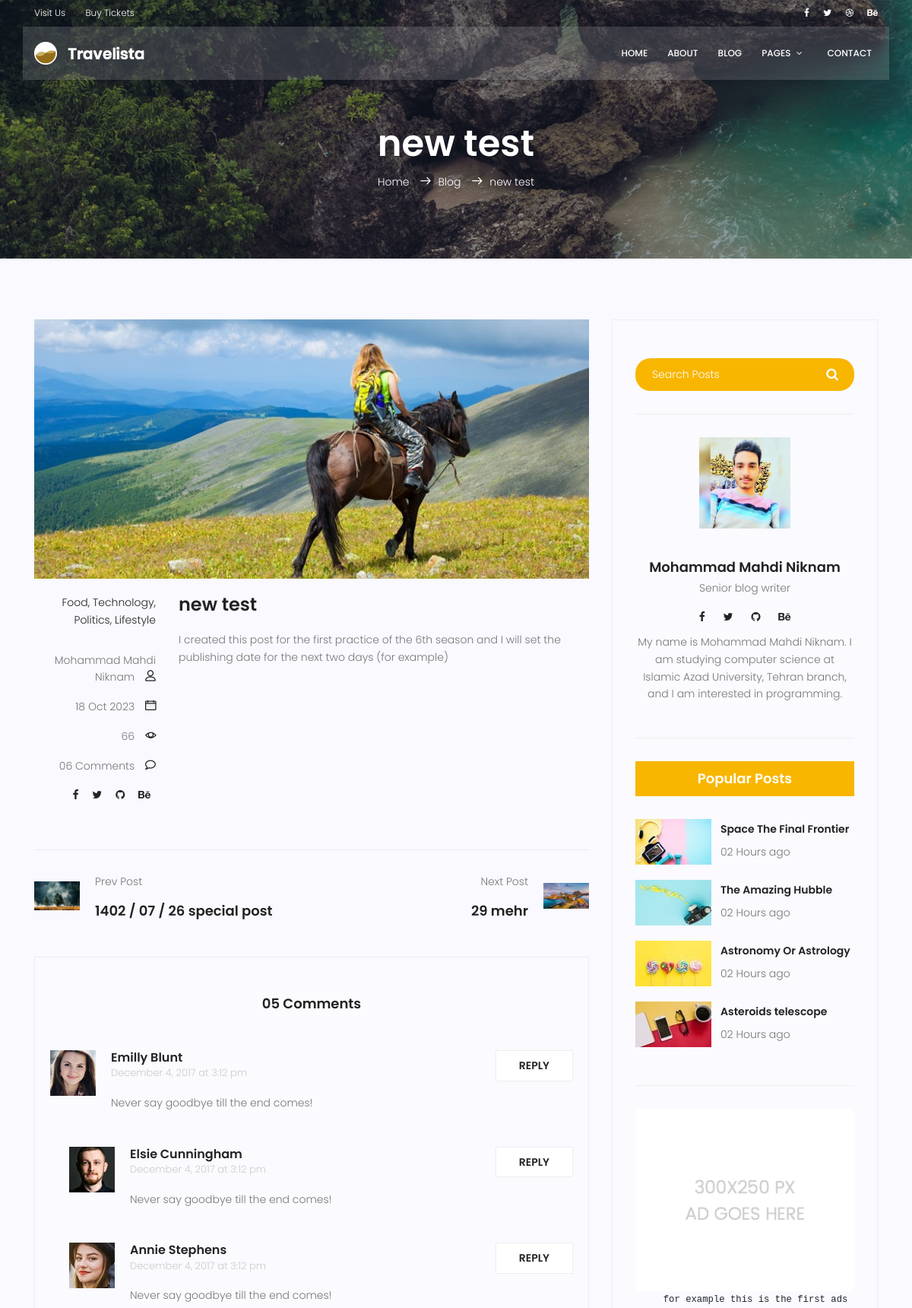
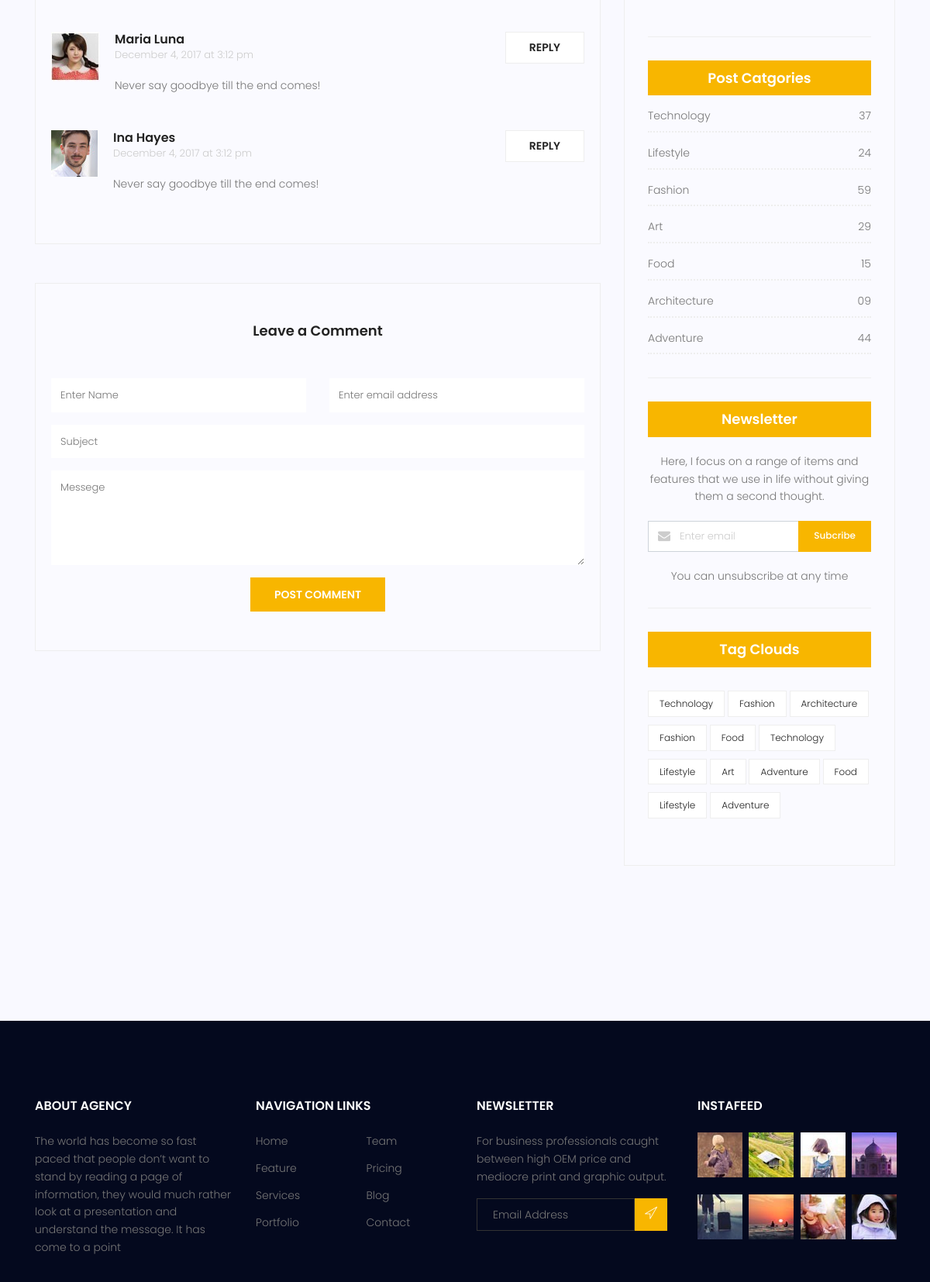
Screenshot of /blog/9 (upper part) with the database file from the repository (2 pictures, top to bottom).
### blog/models.py (models this page shows, shortened)
class Post(models.Model) :
    image = models.ImageField(upload_to='blog/', default='blog/default.jpg')
    author = models.ForeignKey(User, on_delete=models.SET_NULL, null=True) # on_delete=models.CASCADE
    title = models.CharField(max_length=255)
    content = models.TextField()
    category = models.ManyToManyField(Category)
    counted_views = models.IntegerField(default=0)
    status = models.BooleanField(default=False)
    published_date = models.DateTimeField(null=True) #(خودمون تعریفش میکنیم کی پابلیش بشه)
    created_date = models.DateTimeField(auto_now_add=True)
    updated_date = models.DateTimeField(auto_now=True)
    class Meta :
        ordering = ['-published_date']

### blog/views.py (the view)
# urls.py: path('<int:pid>', blog_single, name='single'),
def blog_single(request, pid):
    now = timezone.now()
    posts = Post.objects.filter(status=1).exclude(published_date__gt=now)
    post = get_object_or_404(posts, pk=pid)
    post.counted_views += 1
    post.save()
    prev = Post.objects.filter(status=1, published_date__lt=post.published_date).exclude(pk=post.pk).order_by('-published_date').first()
    next = Post.objects.filter(status=1, published_date__gt=post.published_date).exclude(pk=post.pk).order_by('published_date').first()
    if next.published_date < now :
        pass
    else :
        next = None
    context = {'post': post, 'prev': prev, 'next': next}
    return render(request, 'blog/blog-single.html', context)

### templates/blog/blog-single.html (shortened to what this page needs)
{% extends "base.html" %}
{% load static %}
{% block content %}
<section class="relative about-banner">
	<div class="overlay overlay-bg"></div>
	<div class="container">
		<div class="row d-flex align-items-center justify-content-center">
			<div class="about-content col-lg-12">
				<h1 class="text-white">
					{{post.title}}
				</h1>
				<p class="text-white link-nav"><a href="{% url 'website:index' %}">Home </a> <span
						class="lnr lnr-arrow-right"></span><a href="{% url 'blog:index' %}">Blog</a> <span
						class="lnr lnr-arrow-right"></span>{{post.title}}</p>
			</div>
		</div>
	</div>
</section>
<section class="post-content-area single-post-area">
	<div class="container">
		<div class="row">
			<div class="col-lg-8 posts-list">
				<div class="single-post row">
					<div class="col-lg-12">
						<div class="feature-img">
							<img class="img-fluid" src="{% static 'img/blog/feature-img1.jpg' %}" alt="">
						</div>
					</div>
					<div class="col-lg-3  col-md-3 meta-details">
						<ul class="tags">
							<li><a href="#">Food,</a></li>
							<li><a href="#">Technology,</a></li>
							<li><a href="#">Politics,</a></li>
							<li><a href="#">Lifestyle</a></li>
						</ul>
						<div class="user-details row">
							<p class="user-name col-lg-12 col-md-12 col-6"><a href="#">{{post.author.get_full_name}}</a> <span
									class="lnr lnr-user"></span></p>
							<p class="date col-lg-12 col-md-12 col-6"><a href="#">{{post.created_date|date:"d M Y"}}</a> <span
									class="lnr lnr-calendar-full"></span></p>
							<p class="view col-lg-12 col-md-12 col-6"><a href="#">{{post.counted_views}}</a> <span
									class="lnr lnr-eye"></span></p>
							<p class="comments col-lg-12 col-md-12 col-6"><a href="#">06 Comments</a> <span
									class="lnr lnr-bubble"></span></p>
							<ul class="social-links col-lg-12 col-md-12 col-6">
								<li><a href="#"><i class="fa fa-facebook"></i></a></li>
								<li><a href="#"><i class="fa fa-twitter"></i></a></li>
								<li><a href="#"><i class="fa fa-github"></i></a></li>
								<li><a href="#"><i class="fa fa-behance"></i></a></li>
							</ul>
						</div>
					</div>
					<div class="col-lg-9 col-md-9">
						<h3 class="mt-20 mb-20">{{post.title}}</h3>
						<p>
							{{post.content}}
						</p>
					</div>
				</div>
				<div class="navigation-area">
					<div class="row">
						<div
							class="col-lg-6 col-md-6 col-12 nav-left flex-row d-flex justify-content-start align-items-center">
							<div class="thumb">
								<a href="{{prev.id}}"><img class="img-fluid" src="{{prev.image.url}}" width="60" height="60" alt=""></a>
							</div>
							<div class="arrow">
								<a href="#"></a>
							</div>
							<div class="detials">
								<p>Prev Post</p>
								<a href="{{prev.id}}">
									<h4>{{prev.title}}</h4>
								</a>
							</div>
						</div>
						<div
							class="col-lg-6 col-md-6 col-12 nav-right flex-row d-flex justify-content-end align-items-center">
							<div class="detials">
								<p>Next Post</p>
								<a href="{{next.id}}">
									<h4>{{next.title}}</h4>
								</a>
							</div>
							<div class="arrow">
								<a href="#"></a>
							</div>
							<div class="thumb">
								<a href="{{next.id}}"><img class="img-fluid" src="{{next.image.url}}" width="60" height="60" alt=""></a>
							</div>
						</div>
					</div>
				</div>
				<div class="comments-area">
					<h4>05 Comments</h4>
					<div class="comment-list">
						<div class="single-comment justify-content-between d-flex">
							<div class="user justify-content-between d-flex">
								<div class="thumb">
									<img src="{% static 'img/blog/c1.jpg' %}" alt="">
								</div>
								<div class="desc">
									<h5><a href="#">Emilly Blunt</a></h5>
									<p class="date">December 4, 2017 at 3:12 pm </p>
									<p class="comment">
										Never say goodbye till the end comes!
									</p>
								</div>
							</div>
							<div class="reply-btn">
								<a href="" class="btn-reply text-uppercase">reply</a>
							</div>
						</div>
					</div>
					<div class="comment-list left-padding">
						<div class="single-comment justify-content-between d-flex">
							<div class="user justify-content-between d-flex">
								<div class="thumb">
									<img src="{% static 'img/blog/c2.jpg' %}" alt="">
								</div>
								<div class="desc">
									<h5><a href="#">Elsie Cunningham</a></h5>
									<p class="date">December 4, 2017 at 3:12 pm </p>
									<p class="comment">
										Never say goodbye till the end comes!
									</p>
								</div>
							</div>
							<div class="reply-btn">
								<a href="" class="btn-reply text-uppercase">reply</a>
							</div>
						</div>
					</div>
					<div class="comment-list left-padding">
						<div class="single-comment justify-content-between d-flex">
							<div class="user justify-content-between d-flex">
								<div class="thumb">
									<img src="{% static 'img/blog/c3.jpg' %}" alt="">
								</div>
								<div class="desc">
									<h5><a href="#">Annie Stephens</a></h5>
									<p class="date">December 4, 2017 at 3:12 pm </p>
									<p class="comment">
										Never say goodbye till the end comes!
									</p>
								</div>
							</div>
							<div class="reply-btn">
								<a href="" class="btn-reply text-uppercase">reply</a>
							</div>
						</div>
					</div>
					<div class="comment-list">
						<div class="single-comment justify-content-between d-flex">
							<div class="user justify-content-between d-flex">
								<div class="thumb">
									<img src="{% static 'img/blog/c4.jpg' %}" alt="">
								</div>
								<div class="desc">
									<h5><a href="#">Maria Luna</a></h5>
									<p class="date">December 4, 2017 at 3:12 pm </p>
									<p class="comment">
										Never say goodbye till the end comes!
									</p>
								</div>
							</div>
							<div class="reply-btn">
								<a href="" class="btn-reply text-uppercase">reply</a>
							</div>
						</div>
					</div>
					<div class="comment-list">
						<div class="single-comment justify-content-between d-flex">
							<div class="user justify-content-between d-flex">
								<div class="thumb">
									<img src="{% static 'img/blog/c5.jpg' %}" alt="">
								</div>
								<div class="desc">
									<h5><a href="#">Ina Hayes</a></h5>
									<p class="date">December 4, 2017 at 3:12 pm </p>
									<p class="comment">
										Never say goodbye till the end comes!
									</p>
								</div>
							</div>
							<div class="reply-btn">
								<a href="" class="btn-reply text-uppercase">reply</a>
							</div>
						</div>
					</div>
				</div>
				<div class="comment-form">
					<h4>Leave a Comment</h4>
					<form>
						<div class="form-group form-inline">
							<div class="form-group col-lg-6 col-md-12 name">
								<input type="text" class="form-control" id="name" placeholder="Enter Name"
									onfocus="this.placeholder = ''" onblur="this.placeholder = 'Enter Name'">
							</div>
							<div class="form-group col-lg-6 col-md-12 email">
								<input type="email" class="form-control" id="email" placeholder="Enter email address"
									onfocus="this.placeholder = ''" onblur="this.placeholder = 'Enter email address'">
							</div>
						</div>
						<div class="form-group">
							<input type="text" class="form-control" id="subject" placeholder="Subject"
								onfocus="this.placeholder = ''" onblur="this.placeholder = 'Subject'">
						</div>
						<div class="form-group">
							<textarea class="form-control mb-10" rows="5" name="message" placeholder="Messege"
								onfocus="this.placeholder = ''" onblur="this.placeholder = 'Messege'"
								required=""></textarea>
						</div>
						<a href="#" class="primary-btn text-uppercase">Post Comment</a>
					</form>
				</div>
			</div>
			<div class="col-lg-4 sidebar-widgets">
				<div class="widget-wrap">
					<div class="single-sidebar-widget search-widget">
						<form class="search-form" action="#">
							<input placeholder="Search Posts" name="search" type="text" onfocus="this.placeholder = ''"
								onblur="this.placeholder = 'Search Posts'">
							<button type="submit"><i class="fa fa-search"></i></button>
						</form>
					</div>
					{% include 'blog/blog-writer.html' %}
					<div class="single-sidebar-widget popular-post-widget">
						<h4 class="popular-title">Popular Posts</h4>
						<div class="popular-post-list">
							<div class="single-post-list d-flex flex-row align-items-center">
								<div class="thumb">
									<img class="img-fluid" src="{% static 'img/blog/pp1.jpg' %}" alt="">
								</div>
								<div class="details">
									<a href="blog-single.html">
										<h6>Space The Final Frontier</h6>
									</a>
									<p>02 Hours ago</p>
								</div>
							</div>
							<div class="single-post-list d-flex flex-row align-items-center">
								<div class="thumb">
									<img class="img-fluid" src="{% static 'img/blog/pp2.jpg' %}" alt="">
								</div>
								<div class="details">
									<a href="blog-single.html">
										<h6>The Amazing Hubble</h6>
									</a>
									<p>02 Hours ago</p>
								</div>
							</div>
							<div class="single-post-list d-flex flex-row align-items-center">
								<div class="thumb">
									<img class="img-fluid" src="{% static 'img/blog/pp3.jpg' %}" alt="">
								</div>
								<div class="details">
									<a href="blog-single.html">
										<h6>Astronomy Or Astrology</h6>
									</a>
									<p>02 Hours ago</p>
								</div>
							</div>
							<div class="single-post-list d-flex flex-row align-items-center">
								<div class="thumb">
									<img class="img-fluid" src="{% static 'img/blog/pp4.jpg' %}" alt="">
								</div>
								<div class="details">
									<a href="blog-single.html">
										<h6>Asteroids telescope</h6>
									</a>
									<p>02 Hours ago</p>
								</div>
							</div>
						</div>
					</div>
					{% include 'blog/blog-ads.html' %}
					<div class="single-sidebar-widget post-category-widget">
						<h4 class="category-title">Post Catgories</h4>
						<ul class="cat-list">
							<li>
								<a href="#" class="d-flex justify-content-between">
									<p>Technology</p>
									<p>37</p>
								</a>
							</li>
							<li>
								<a href="#" class="d-flex justify-content-between">
									<p>Lifestyle</p>
									<p>24</p>
								</a>
							</li>
							<li>
								<a href="#" class="d-flex justify-content-between">
									<p>Fashion</p>
									<p>59</p>
								</a>
							</li>
							<li>
								<a href="#" class="d-flex justify-content-between">
									<p>Art</p>
									<p>29</p>
								</a>
							</li>
							<li>
								<a href="#" class="d-flex justify-content-between">
									<p>Food</p>
									<p>15</p>
								</a>
							</li>
							<li>
								<a href="#" class="d-flex justify-content-between">
									<p>Architecture</p>
									<p>09</p>
								</a>
							</li>
							<li>
								<a href="#" class="d-flex justify-content-between">
									<p>Adventure</p>
									<p>44</p>
								</a>
							</li>
						</ul>
					</div>
					<div class="single-sidebar-widget newsletter-widget">
						<h4 class="newsletter-title">Newsletter</h4>
						<p>
							Here, I focus on a range of items and features that we use in life without
							giving them a second thought.
						</p>
						<div class="form-group d-flex flex-row">
							<div class="col-autos">
								<div class="input-group">
									<div class="input-group-prepend">
										<div class="input-group-text"><i class="fa fa-envelope" aria-hidden="true"></i>
										</div>
									</div>
									<input type="text" class="form-control" id="inlineFormInputGroup"
										placeholder="Enter email" onfocus="this.placeholder = ''"
										onblur="this.placeholder = 'Enter email'">
								</div>
							</div>
							<a href="#" class="bbtns">Subcribe</a>
						</div>
						<p class="text-bottom">
							You can unsubscribe at any time
						</p>
					</div>
					<div class="single-sidebar-widget tag-cloud-widget">
						<h4 class="tagcloud-title">Tag Clouds</h4>
						<ul>
							<li><a href="#">Technology</a></li>
							<li><a href="#">Fashion</a></li>
							<li><a href="#">Architecture</a></li>
							<li><a href="#">Fashion</a></li>
							<li><a href="#">Food</a></li>
							<li><a href="#">Technology</a></li>
							<li><a href="#">Lifestyle</a></li>
							<li><a href="#">Art</a></li>
							<li><a href="#">Adventure</a></li>
							<li><a href="#">Food</a></li>
							<li><a href="#">Lifestyle</a></li>
							<li><a href="#">Adventure</a></li>
						</ul>
					</div>
				</div>
			</div>
		</div>
	</div>
</section>
{% endblock %}

### templates/blog/blog-writer.html
{% load static %}
<div class="single-sidebar-widget user-info-widget">
    <img src="{% static 'img/blog/user-info.png' %}" width="120" height="120" alt="">
    <a href="#">
        <h4>{{post.author.get_full_name}}</h4>
    </a>
    <p>
        Senior blog writer
    </p>
    <ul class="social-links">
        <li><a href="#"><i class="fa fa-facebook"></i></a></li>
        <li><a href="#"><i class="fa fa-twitter"></i></a></li>
        <li><a href="https://github.com/Niknam1382"><i class="fa fa-github"></i></a></li>
        <li><a href="#"><i class="fa fa-behance"></i></a></li>
    </ul>
    <p>
        My name is Mohammad Mahdi Niknam. I am studying computer science at Islamic Azad University, Tehran branch, and I am interested in programming.
    </p>
</div>

### rows the page displays
Post: title "new test", author.get_full_name "Mohammad Mahdi Niknam", created_date "18 Oct 2023", counted_views "66", content "I created this post for the first practice of the 6th season and I will set the publishing date for the next two days (for example)"
Post: image (picture), title "1402 / 07 / 26 special post"
Post: title "29 mehr", image (placeholder picture)
